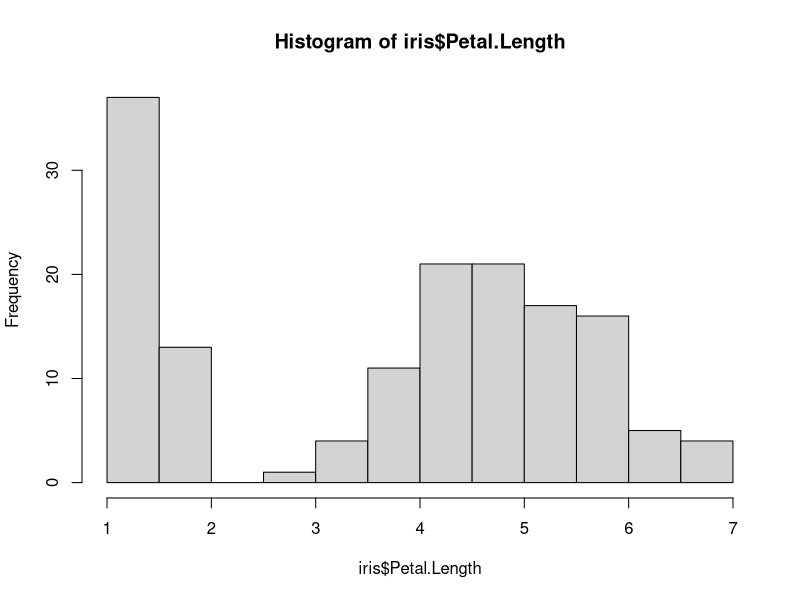
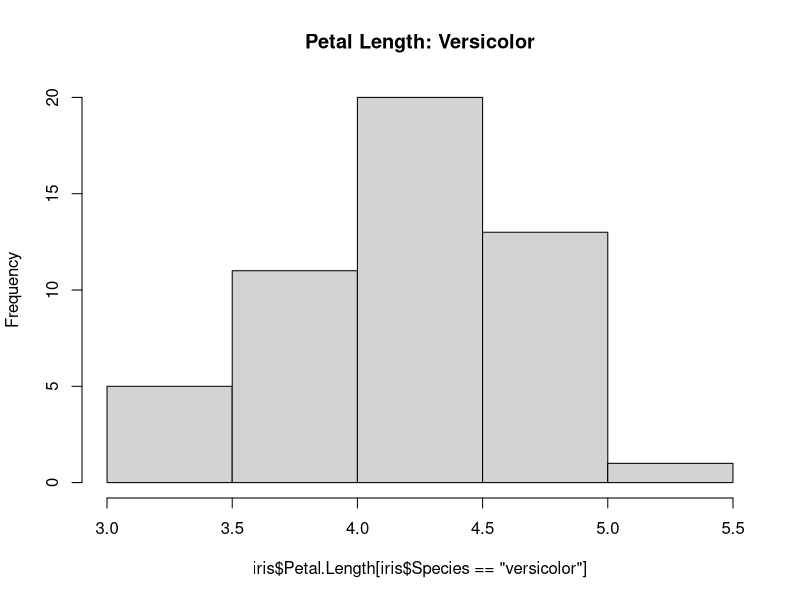
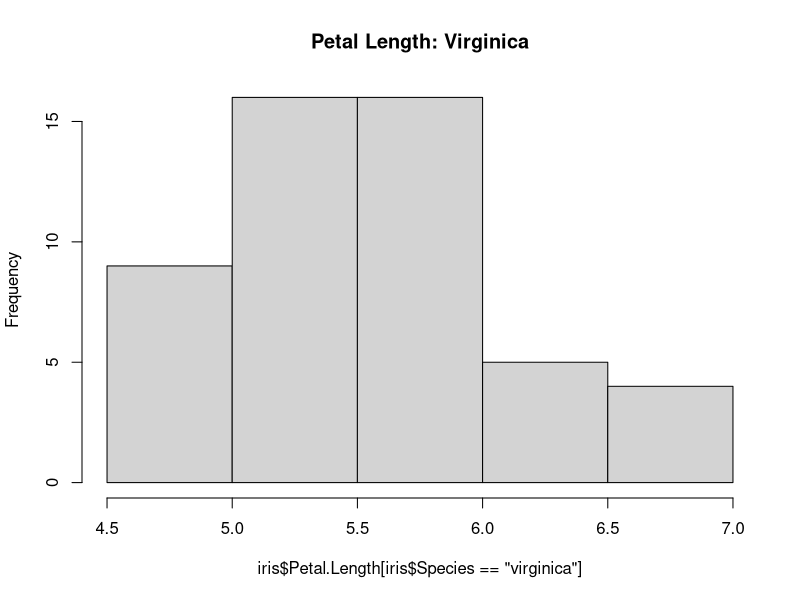
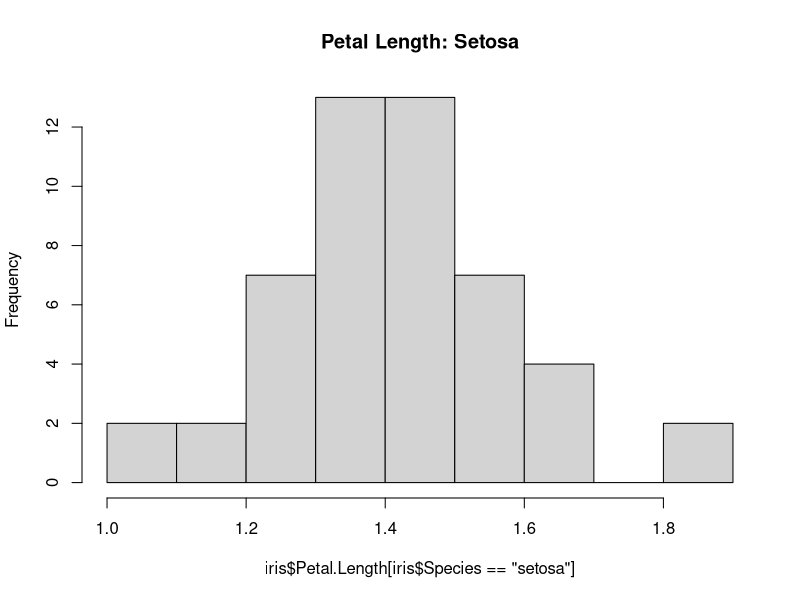
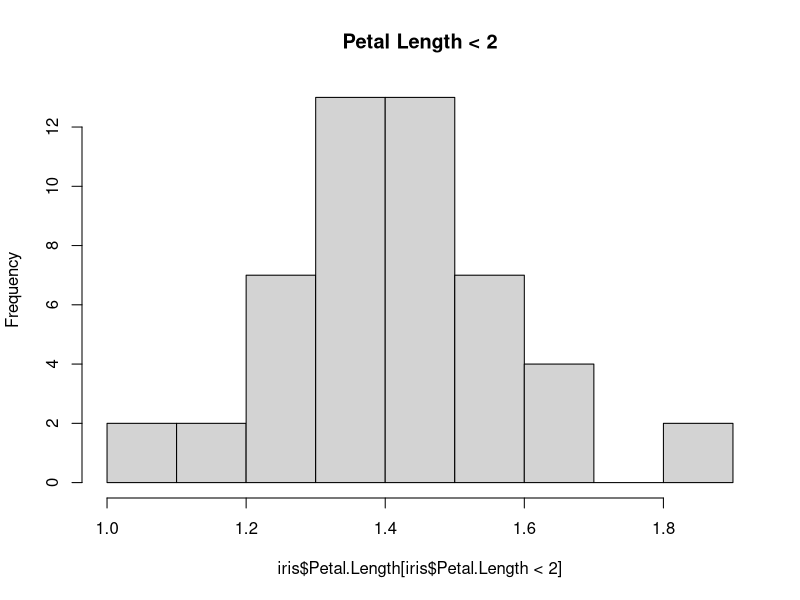
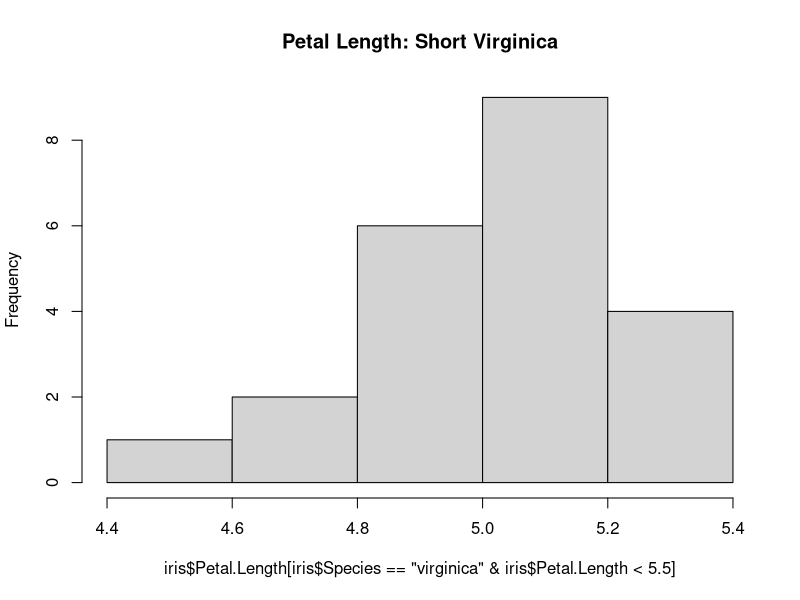
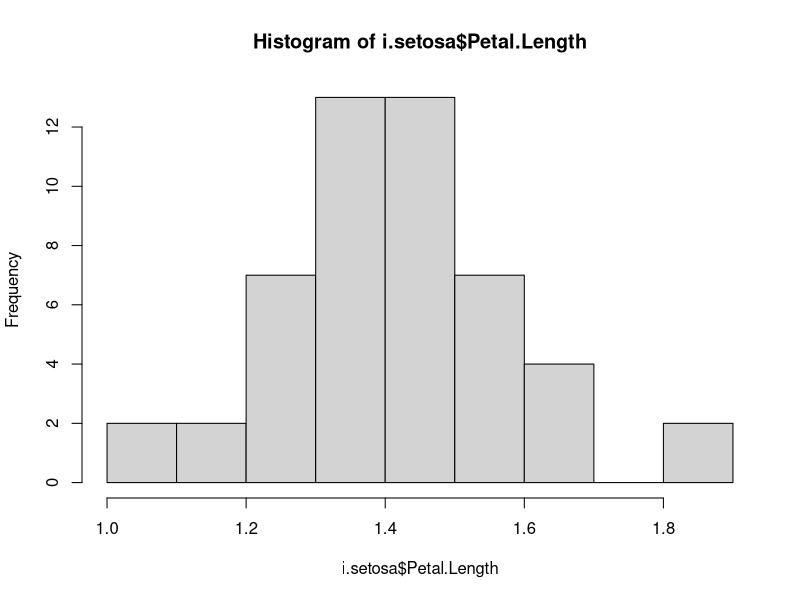

The R script that drew these images, in order:
library(datasets)

head(iris)

#all data
hist(iris$Petal.Length)
summary(iris$Petal.Length)

summary(iris$Species)

#select by category

#Versicolor
hist(iris$Petal.Length[iris$Species == "versicolor"],
     main = "Petal Length: Versicolor")

#Virginica
hist(iris$Petal.Length[iris$Species == "virginica"],
     main = "Petal Length: Virginica")

# Setosa
hist(iris$Petal.Length[iris$Species == "setosa"],
     main = "Petal Length: Setosa")

#select by value

#short petals only (all Setosa)
hist(iris$Petal.Length[iris$Petal.Length < 2],
     main = "Petal Length < 2")


# multiple selectors

#short virginica petals only

hist(iris$Petal.Length[iris$Species == "virginica" &
                         iris$Petal.Length < 5.5],
     main = "Petal Length: Short Virginica")

#create subsample

i.setosa <- iris[iris$Species == "setosa", ]

head(i.setosa)
summary(i.setosa$Petal.Length)
hist(i.setosa$Petal.Length)
